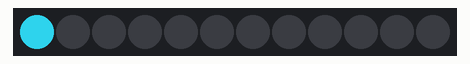
This sketch was run on a simulated Arduino Uno, built with avr-gcc and run on an emulated ATmega328P. Shown: 12 RGB LEDs in strip order, left to right. Dim RGB values are drawn brighter than linear; random numbers use the default seed unless the sketch sets one.

Above: at 0.1 s.
At 6.1 s:
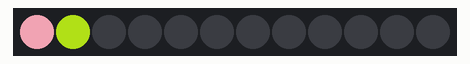
At 11.1 s:
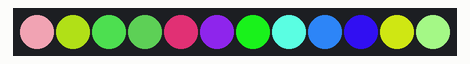
At 15.5 s:
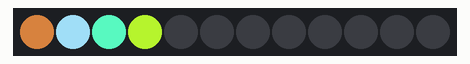
At 19.0 s:
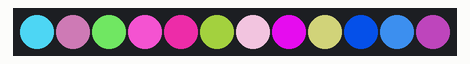
At 31.0 s:
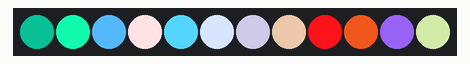

Measured:
- what the display in image 1 shows lasts 1.0 s, from 6.0 s to 7.0 s
- what the display in image 2 shows lasts 1.3 s, from 11.0 s to 12.3 s

The sketch:

code.ino
```cpp
//NAME : OBAID-UR-RAHMAN SIDDIQUI
//REG.NO : L1S19BSCS0001

#include <Adafruit_NeoPixel.h>

Adafruit_NeoPixel pixels = Adafruit_NeoPixel(12, 2, NEO_GRB + NEO_KHZ800);

int count=0;
int redColor = 0;
int greenColor = 0;
int blueColor = 0;

void setup() {
  pinMode(2,OUTPUT);
  pixels.begin();
  Serial.begin(9600);
}

void loop()
{
   for(int i=0;i<12;i++)
    {
      pixels.setPixelColor(i, pixels.Color(0,0,0));
      pixels.show();
   }
  setColor();
  if(count==0)
  {
    for(int i=0;i<12;i++)
    {
        setColor();
      pixels.setPixelColor(i, pixels.Color(redColor, greenColor, blueColor));
      pixels.show();
      if (i == 12)
      {
        i = 0; // start all over again!
        setColor();
      }
      delay(500);
    }
  }
  else if(count==1)
  {
     for(int i=0;i<12;i++)
    {
        setColor();
      pixels.setPixelColor(i, pixels.Color(redColor, greenColor, blueColor));
      pixels.show();
      if (i == 12)
      {
        i = 0; // start all over again!
        setColor();
      }
       if(i%2==1)
       {
      delay(1000);
       }
     }
    delay(200);
  }
  else if(count==2)
  {
     for(int i=0;i<12;i++)
    {
        setColor();
        if(i%3==0 && i!=0)
        {
        delay(1000);
        }
      pixels.setPixelColor(i, pixels.Color(redColor, greenColor, blueColor));
      pixels.show();
      if (i == 12)
      {
        i = 0; // start all over again!
        setColor();
      }
     }
    delay(200);
  }
  else if(count==3)
  {
     for(int i=0;i<12;i++)
    {
        setColor();
        if(i%4==0 && i!=0)
        {
        delay(1000);
        }
      pixels.setPixelColor(i, pixels.Color(redColor, greenColor, blueColor));
      pixels.show();
      if (i == 12)
      {
        i = 0; // start all over again!
        setColor();
      }
     }
    delay(200);
  }
   else if(count==4)
  {
     for(int i=0;i<12;i++)
    {
        setColor();
        if(i%6==0 && i!=0)
        {
        delay(1000);
        }
      pixels.setPixelColor(i, pixels.Color(redColor, greenColor, blueColor));
      pixels.show();
      if (i == 12)
      {
        i = 0; // start all over again!
        setColor();
      }
     }
     delay(200);
  }
   else if(count==5)
  {
     for(int i=0;i<12;i++)
    {
        setColor();

      pixels.setPixelColor(i, pixels.Color(redColor, greenColor, blueColor));
      pixels.show();
      if (i == 12)
      {
        i = 0; // start all over again!
        setColor();
      }
     }
     delay(1000);
  }
  count++;
  if(count==6)
  {
    count=0;
  }
}

void setColor()
{
  redColor = random(0, 255);
  greenColor = random(0,255);
  blueColor = random(0, 255);
}
```
